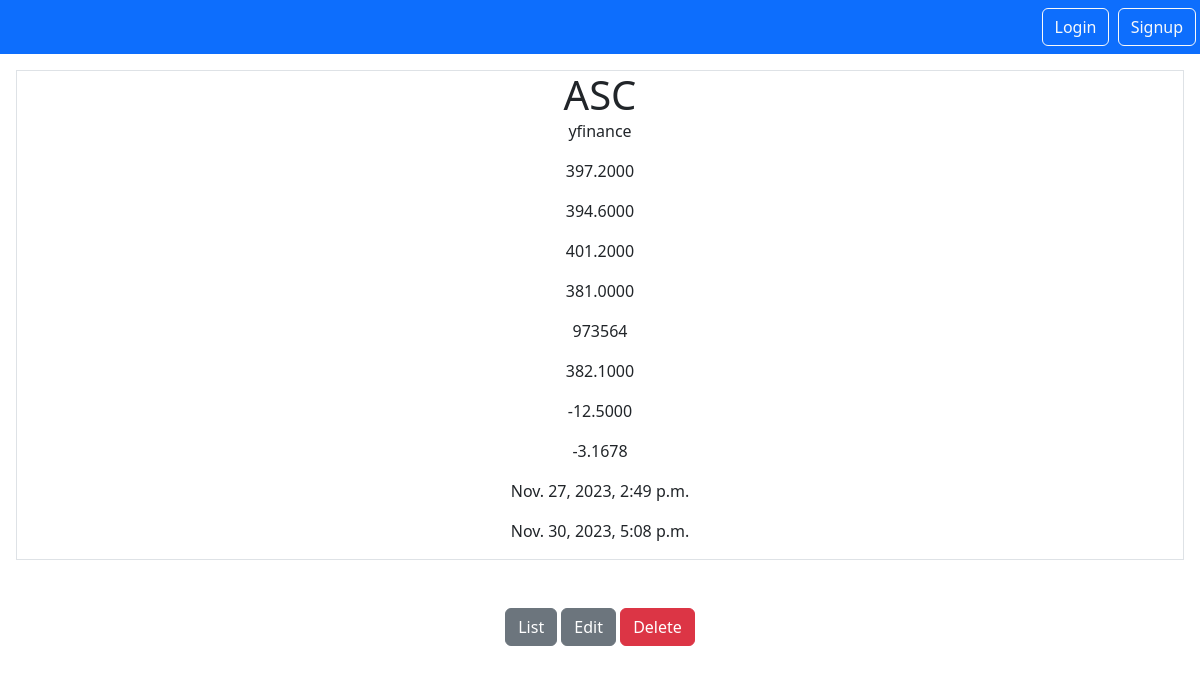
The app's page /prices/instrument_price/9, older data.
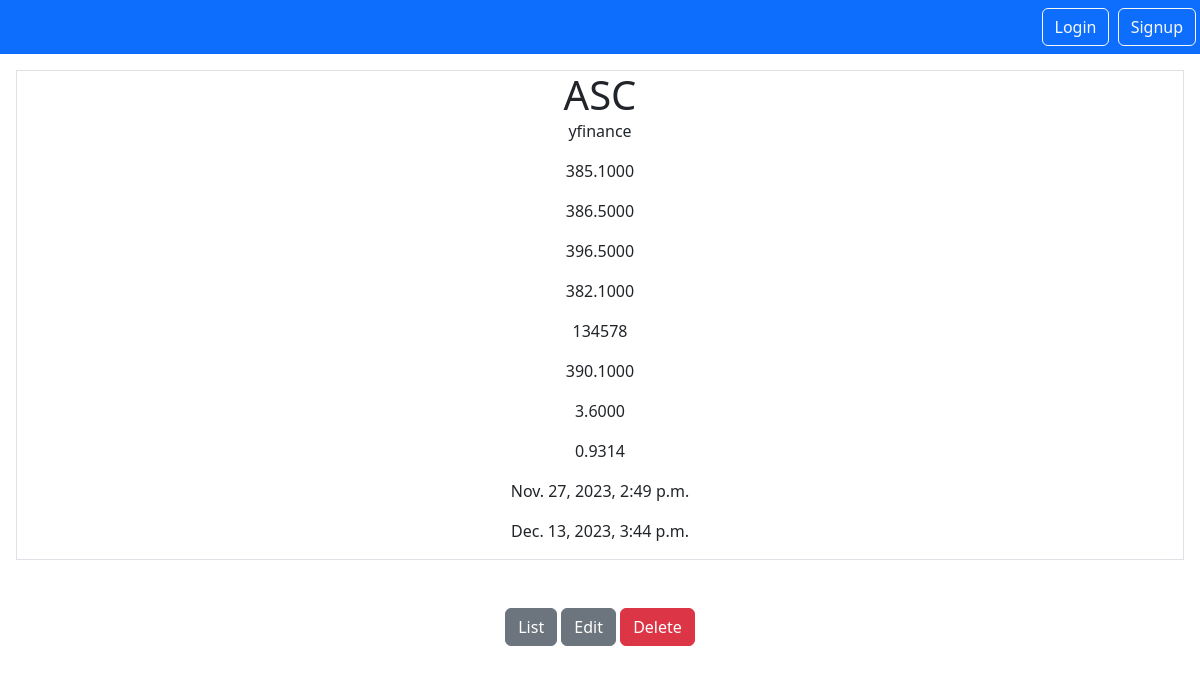
The same page, newer data.
### InstrumentPrice/models.py (models this page shows, shortened)
class InstrumentPrice(models.Model):
    id = models.AutoField(primary_key=True)
    price_source = models.CharField(max_length=20, unique=False)
    open = models.DecimalField(max_digits=12, decimal_places=4)
    close = models.DecimalField(max_digits=12, decimal_places=4)
    high = models.DecimalField(max_digits=12, decimal_places=4)
    low = models.DecimalField(max_digits=12, decimal_places=4)
    volume = models.DecimalField(max_digits=15, decimal_places=0)
    price = models.DecimalField(max_digits=12, decimal_places=4)
    change = models.DecimalField(max_digits=12, decimal_places=4)
    change_percent = models.DecimalField(max_digits=12, decimal_places=4)
    ma50 = models.DecimalField(max_digits=12, decimal_places=4, default=0)
    ma200 = models.DecimalField(max_digits=12, decimal_places=4, default=0)
    year_high = models.DecimalField(max_digits=12, decimal_places=4, default=0)
    year_low = models.DecimalField(max_digits=12, decimal_places=4, default=0)
    pcnt_from_year_high = models.DecimalField(max_digits=6, decimal_places=2, default=0)
    mkt_cap = models.DecimalField(max_digits=20, decimal_places=2, default=0)
    currency = models.CharField(max_length=4, unique=False, default='')
    exchange = models.CharField(max_length=6, unique=False, default='')
    created_on = models.DateTimeField(auto_now_add=True)
    updated_on = models.DateTimeField(auto_now=True)
    instrument = models.ForeignKey(Instrument, on_delete=models.CASCADE)
    user = models.ForeignKey(User, null=True, on_delete=models.SET_NULL)
    class Meta:
        db_table = "app_instrument_price"

### instrument/models.py (models this page shows)
class Instrument(models.Model):
    id = models.AutoField(primary_key=True)
    code = models.CharField(max_length=10, unique=True, blank=False)
    sedol =  models.CharField(max_length =10, unique=False)
    alt_code = models.CharField(max_length=10, unique=False, default='')
    description = models.CharField(max_length=100, unique=False)
    price_source = models.CharField(max_length=20, unique=False)
    price_source_code = models.CharField(max_length=10, default='')
    dividend_info_link = models.URLField(null=False, default='')
    company_link = models.URLField(null=False, default='')
    sector = models.CharField(max_length=20, unique=False, default='')
    dividend_frequency = models.IntegerField(unique=False, default=2)
    created_on = models.DateTimeField(auto_now_add=True)
    updated_on = models.DateTimeField(auto_now=True)
    user = models.ForeignKey(User, null=True, on_delete=models.SET_NULL)
    yahoo_chart = ''
    yahoo_info = ''
    class Meta:
        db_table = "app_instrument"
        ordering = ('code',)
    def __str__(self):
        return f"{self.code}"

### InstrumentPrice/views.py (the view)
# urls.py: path('instrument_price/<int:pk>', views.InstrumentPriceDetailView.as_view(), name='instrument_price.details'),
class InstrumentPriceDetailView(DetailView):
    model = InstrumentPrice
    context_object_name = "instrument_price"
    template_name = 'instrument_price_details.html'

### InstrumentPrice/templates/instrument_price_details.html
{% extends "base.html" %}
{% block content %}
<div class="border round">
    <h1 class="my-5">{{instrument_price.instrument}}</h1>
    <p>{{instrument_price.price_source}}</p>
    <p>{{instrument_price.open}}</p>
    <p>{{instrument_price.close}}</p>
    <p>{{instrument_price.high}}</p>
    <p>{{instrument_price.low}}</p>
    <p>{{instrument_price.volume}}</p>
    <p>{{instrument_price.price}}</p>
    <p>{{instrument_price.change}}</p>
    <p>{{instrument_price.change_percent}}</p>
    <p>{{instrument_price.created_on}}</p>
    <p>{{instrument_price.updated_on}}</p>
</div>
<a href="{% url 'instrument_price.list' %}" class="btn btn-secondary my-5">List</a>
<a href="{% url 'instrument_price.update' pk=instrument_price.id%}" class="btn btn-secondary">Edit</a>
<a href="{% url 'instrument_price.delete' pk=instrument_price.id%}" class="btn btn-danger">Delete</a>
{% endblock %}

### static/templates/base.html (shortened to what this page needs)
{% load static %}
<html lang="en" xml:lang="en" xmlns= "http://www.w3.org/1999/xhtml">
    <head>
<link rel="stylesheet" href="https://cdnjs.cloudflare.com/ajax/libs/font-awesome/4.7.0/css/font-awesome.min.css">
        <link href="https://cdn.jsdelivr.net/npm/bootstrap@5.3.2/dist/css/bootstrap.min.css" rel="stylesheet">
        <link rel="stylesheet" type="text/css" href="https://cdn.datatables.net/1.13.7/css/jquery.dataTables.css">
        <link rel="stylesheet" type="text/css" href="{% static 'styles.css' %}" />
    </head>
<body>
    <nav class="navbar bg-primary" data-bs-theme="dark" >
        <div class="ms-auto">
            {% if user.is_authenticated %}
            <a href="{% url 'logout' %}" class="btn btn-outline-light me-1">Logout</a>
            {% else %}
            <a href="{% url 'login' %}" class="btn btn-outline-light me-1">Login</a>
            <a href="{% url 'signup' %}" class="btn btn-outline-light me-1">Signup</a>
            {% endif %}
        </div>
    </nav>
    <div class="my-3 mx-3 text-center ">
    {% block content %}{% endblock %}
    </div>
</body>
</html>

### static/styles.css (style rules this page uses)
h1, h2 { display: inline; }

Row changes from the older to the newer data that the page shows:
changed InstrumentPrice "yfinance": open "397.2000" → "385.1000"; close "394.6000" → "386.5000"; high "401.2000" → "396.5000"; low "381.0000" → "382.1000"; volume "973564" → "134578"; price "382.1000" → "390.1000"; change "-12.5000" → "3.6000"; change_percent "-3.1678" → "0.9314"; updated_on "Nov. 30, 2023, 5:08 p.m." → "Dec. 13, 2023, 3:44 p.m."
